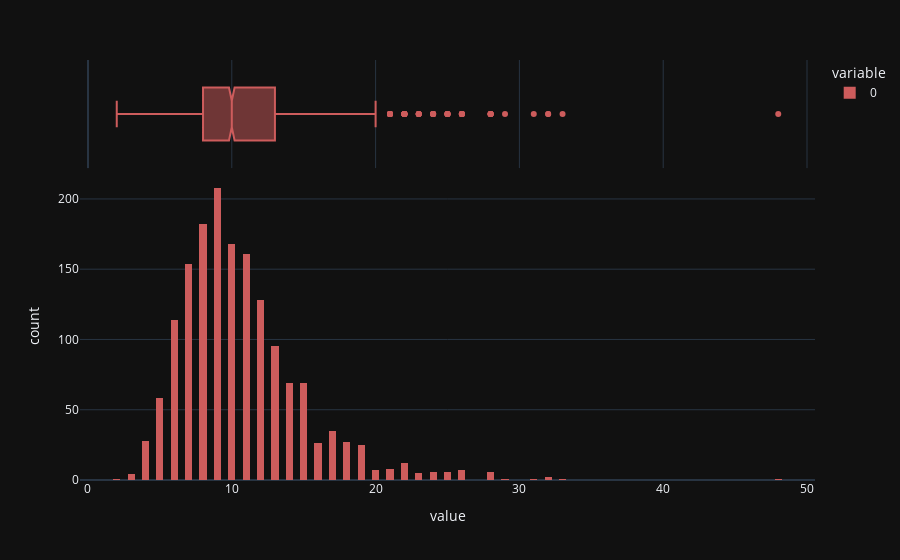

Source (notebook cell):
### Code cell
# trace the histogram of the length with a appropriate template and labels with indian red color with displayed counts
fig = px.histogram(length, template="plotly_dark", labels=dict(x="Length of the sentences", y="Number of sentences"), color_discrete_sequence=['indianred'], marginal="box", nbins=100)

fig.show()

### Figure 1 — Plotly figure (JSON) as saved in the notebook; plotly's stock layout.template omitted (floating-point values rounded to 4 significant figures; data arrays with more than 128 entries replaced by an {"elided": "..."} marker saying what was removed)
{"data": [{"alignmentgroup": "True", "bingroup": "x", "hovertemplate": "variable=0<br>value=%{x}<br>count=%{y}<extra></extra>", "legendgroup": "0", "marker": {"color": "indianred", "pattern": {"shape": ""}}, "name": "0", "nbinsx": 100, "offsetgroup": "0", "orientation": "v", "showlegend": true, "type": "histogram", "x": {"elided": "1615 int values"}, "xaxis": "x", "yaxis": "y"}, {"alignmentgroup": "True", "hovertemplate": "variable=0<br>value=%{x}<extra></extra>", "legendgroup": "0", "marker": {"color": "indianred"}, "name": "0", "notched": true, "offsetgroup": "0", "showlegend": false, "type": "box", "x": {"elided": "1615 int values"}, "xaxis": "x2", "yaxis": "y2"}], "layout": {"barmode": "relative", "legend": {"title": {"text": "variable"}, "tracegroupgap": 0}, "margin": {"t": 60}, "xaxis": {"anchor": "y", "domain": [0, 1], "title": {"text": "value"}}, "xaxis2": {"anchor": "y2", "domain": [0, 1], "matches": "x", "showgrid": true, "showticklabels": false}, "yaxis": {"anchor": "x", "domain": [0, 0.7326], "title": {"text": "count"}}, "yaxis2": {"anchor": "x2", "domain": [0.7426, 1], "matches": "y2", "showgrid": false, "showline": false, "showticklabels": false, "ticks": ""}}}
